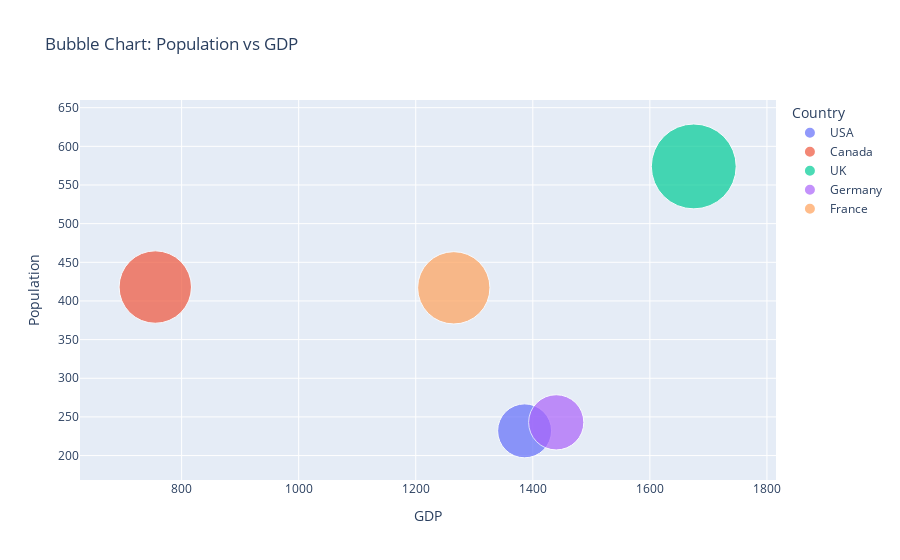

Notebook code for this chart:
### Code cell
#Answer-5

np.random.seed(25)
data = {
    'Country': ['USA', 'Canada', 'UK', 'Germany', 'France'],
    'Population': np.random.randint(100, 1000, 5),
    'GDP': np.random.randint(500, 2000, 5)
}
df = pd.DataFrame(data)

fig = px.scatter(df, x='GDP', y='Population', size='Population', color='Country', hover_name='Country',
                 size_max=60, title='Bubble Chart: Population vs GDP')

fig.show()

### Figure 1 — Plotly figure (JSON) as saved in the notebook; plotly's stock layout.template omitted (floating-point values rounded to 4 significant figures)
{"data": [{"hovertemplate": "<b>%{hovertext}</b><br><br>Country=USA<br>GDP=%{x}<br>Population=%{marker.size}<extra></extra>", "hovertext": ["USA"], "legendgroup": "USA", "marker": {"color": "#636efa", "size": [232], "sizemode": "area", "sizeref": 0.1594, "symbol": "circle"}, "mode": "markers", "name": "USA", "orientation": "v", "showlegend": true, "type": "scatter", "x": [1386], "xaxis": "x", "y": [232], "yaxis": "y"}, {"hovertemplate": "<b>%{hovertext}</b><br><br>Country=Canada<br>GDP=%{x}<br>Population=%{marker.size}<extra></extra>", "hovertext": ["Canada"], "legendgroup": "Canada", "marker": {"color": "#EF553B", "size": [418], "sizemode": "area", "sizeref": 0.1594, "symbol": "circle"}, "mode": "markers", "name": "Canada", "orientation": "v", "showlegend": true, "type": "scatter", "x": [755], "xaxis": "x", "y": [418], "yaxis": "y"}, {"hovertemplate": "<b>%{hovertext}</b><br><br>Country=UK<br>GDP=%{x}<br>Population=%{marker.size}<extra></extra>", "hovertext": ["UK"], "legendgroup": "UK", "marker": {"color": "#00cc96", "size": [574], "sizemode": "area", "sizeref": 0.1594, "symbol": "circle"}, "mode": "markers", "name": "UK", "orientation": "v", "showlegend": true, "type": "scatter", "x": [1675], "xaxis": "x", "y": [574], "yaxis": "y"}, {"hovertemplate": "<b>%{hovertext}</b><br><br>Country=Germany<br>GDP=%{x}<br>Population=%{marker.size}<extra></extra>", "hovertext": ["Germany"], "legendgroup": "Germany", "marker": {"color": "#ab63fa", "size": [243], "sizemode": "area", "sizeref": 0.1594, "symbol": "circle"}, "mode": "markers", "name": "Germany", "orientation": "v", "showlegend": true, "type": "scatter", "x": [1440], "xaxis": "x", "y": [243], "yaxis": "y"}, {"hovertemplate": "<b>%{hovertext}</b><br><br>Country=France<br>GDP=%{x}<br>Population=%{marker.size}<extra></extra>", "hovertext": ["France"], "legendgroup": "France", "marker": {"color": "#FFA15A", "size": [417], "sizemode": "area", "sizeref": 0.1594, "symbol": "circle"}, "mode": "markers", "name": "France", "orientation": "v", "showlegend": true, "type": "scatter", "x": [1265], "xaxis": "x", "y": [417], "yaxis": "y"}], "layout": {"autosize": true, "legend": {"itemsizing": "constant", "title": {"text": "Country"}, "tracegroupgap": 0}, "title": {"text": "Bubble Chart: Population vs GDP"}, "xaxis": {"anchor": "y", "autorange": true, "domain": [0, 1], "range": [645.5, 1793.0], "title": {"text": "GDP"}, "type": "linear"}, "yaxis": {"anchor": "x", "autorange": true, "domain": [0, 1], "range": [73.35, 802.7], "title": {"text": "Population"}, "type": "linear"}}}
